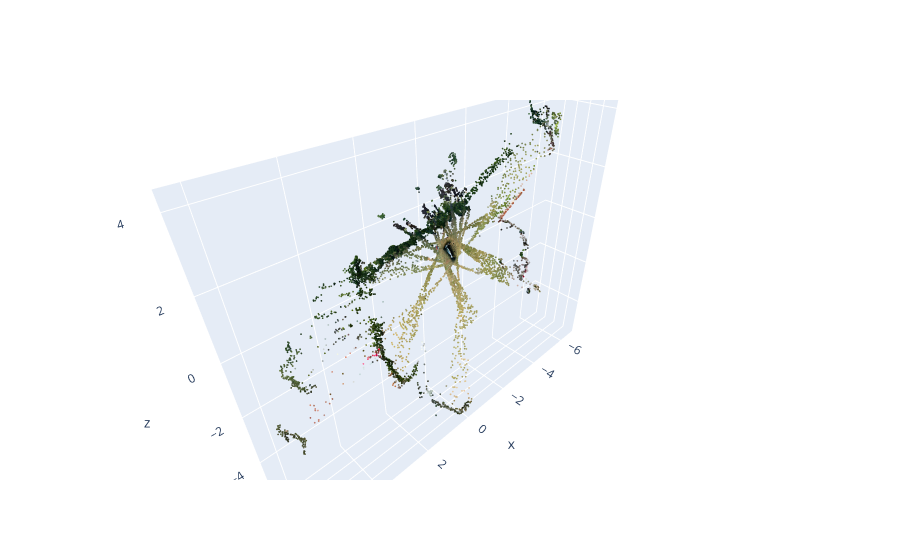

Notebook source saved alongside this figure:
### Code cell
import open3d as o3d
import numpy as np
import plotly.graph_objects as go

def visualize_ply_file(file_path):
    pcd = o3d.io.read_point_cloud(file_path)

    pts = np.asarray(pcd.points)
    cols = (np.asarray(pcd.colors) * 255).astype(int)

    # Sample for performance
    idx = np.random.choice(len(pts), 50000, replace=False)

    fig = go.Figure(data=[go.Scatter3d(
        x=pts[idx, 0],
        y=pts[idx, 1],
        z=pts[idx, 2],
        mode='markers',
        marker=dict(
            size=1,
            color=[f'rgb({r},{g},{b})' for r, g, b in cols[idx]],
        )
    )])

    fig.update_layout(scene=dict(aspectmode='data'))
    fig.show()


file_path = ("first_merged.ply")
visualize_ply_file(file_path)

### Figure 1 — Plotly figure (JSON) as saved in the notebook; plotly's stock layout.template omitted (floating-point values rounded to 4 significant figures; data arrays with more than 128 entries replaced by an {"elided": "..."} marker saying what was removed)
{"data": [{"marker": {"color": {"elided": "50000 str values"}, "size": 1}, "mode": "markers", "type": "scatter3d", "x": {"elided": "50000 float values"}, "y": {"elided": "50000 float values"}, "z": {"elided": "50000 float values"}}], "layout": {"scene": {"aspectmode": "data"}}}
